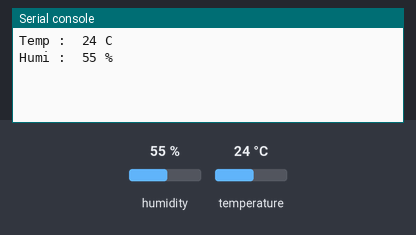
A program run on a simulated CircuitPython board. On the bench: the last lines printed to the serial console. The inputs (shaded band) are chosen by the test bench; at power-on: humidity 55 %, temperature 24 °C.

Above: at 1.2 s.
1.3 s: humidity set to 22 %
At 3.9 s:
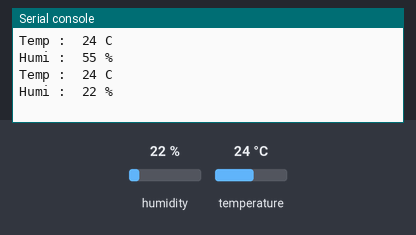
4.3 s: temperature set to 12 °C
At 5.1 s:
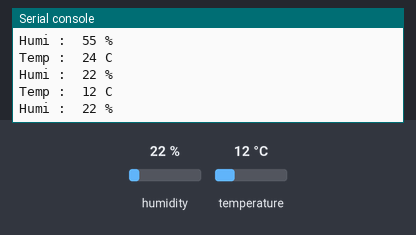
7.3 s: humidity set to 40 %
At 10.0 s:
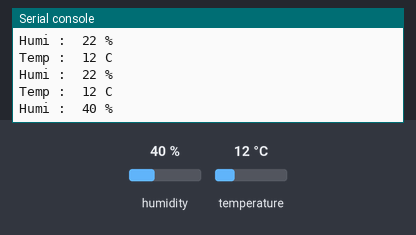
Timing chart, 0 to 11.5 s (numbered marks = the images above; inputs shaded):
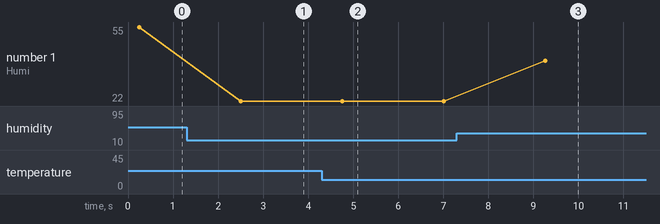

The program:

4-4_temp_humi_sensor.py
```python
import time  # 지연 함수(sleep) 사용을 위한 라이브러리 불러오기

import adafruit_dht  # 온습도 센서(DHT11)를 위한 라이브러리 불러오기
import board  # GPIO를 위한 라이브러리 불러오기

# GPIO 25 핀을 데이터 핀으로 설정 (DHT11)
# 현재 라즈베리파이5의 호환성 문제로 인해 pulseio를 사용할 경우 오류가 발생합니다.
# 라이브러리에서 pulseio를 사용하지 않도록 설정합니다.
dht = adafruit_dht.DHT11(board.D25, use_pulseio=False)

try:
    while True:  # 무한 반복
        temperature = dht.temperature  # 센서로부터 온도값 읽기
        humidity = dht.humidity  # 센서로부터 습도값 읽기

        print("Temp : ", temperature, "C")
        print("Humi : ", humidity, "%")

        time.sleep(2)  # 2초 대기

except RuntimeError as e:  # 런타임 오류 예외 처리
    print(e.args)

except KeyboardInterrupt:  # 키보드 인터럽트 예외 처리
    pass

except Exception as e:  # 기타 예외 처리
    print(e)
```

Measured:
- after the input at 1.3 s, the serial console: prints a new line after 1.2 s (image 1)
- after the input at 4.3 s, the serial console: prints a new line after 0.46 s (image 2)
- after the input at 7.3 s, the serial console: prints a new line after 2.0 s (image 3)
- plotted number 1: 55 → 22 after the input at 1.3 s, 22 → 40 after the input at 7.3 s
